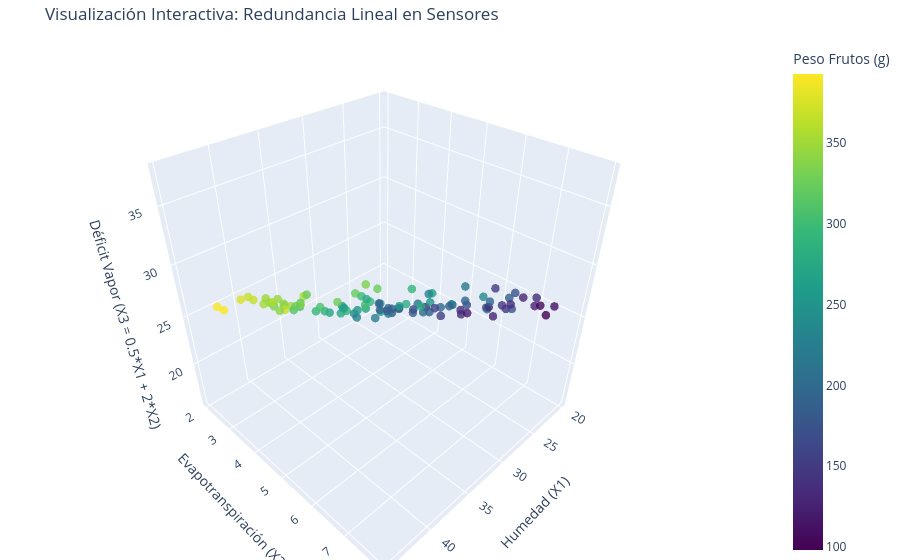

Notebook code cell kept with this figure:
### Markdown cell above
¡Excelente elección! Usar **Plotly** es el paso definitivo para un científico de datos, ya que permite rotar el gráfico manualmente y verificar, desde cualquier ángulo, que los datos están "aplastados" en un plano debido a la **dependencia lineal**.

Aquí tienes el código para generar el gráfico 3D interactivo:

```python

### Code cell
import plotly.graph_objects as go
import plotly.express as px

# Creamos el gráfico de dispersión 3D
fig = go.Figure(data=[go.Scatter3d(
    x=df_agro['Humedad_Suelo'],
    y=df_agro['Evapotranspiracion'],
    z=df_agro['Deficit_Vapor'],
    mode='markers',
    marker=dict(
        size=5,
        color=df_agro['Peso_Frutos_g'], # Coloreamos por la variable objetivo
        colorscale='Viridis',
        opacity=0.8,
        colorbar=dict(title="Peso Frutos (g)")
    )
)])

# Configuramos títulos y etiquetas
fig.update_layout(
    title='Visualización Interactiva: Redundancia Lineal en Sensores',
    scene=dict(
        xaxis_title='Humedad (X1)',
        yaxis_title='Evapotranspiración (X2)',
        zaxis_title='Déficit Vapor (X3 = 0.5*X1 + 2*X2)'
    ),
    margin=dict(l=0, r=0, b=0, t=40)
)

fig.show()
fig.write_image(r"C:\\Users\\marco\\Downloads\\dependencia_lineal_interactiva.png")  # Guardar la figura
